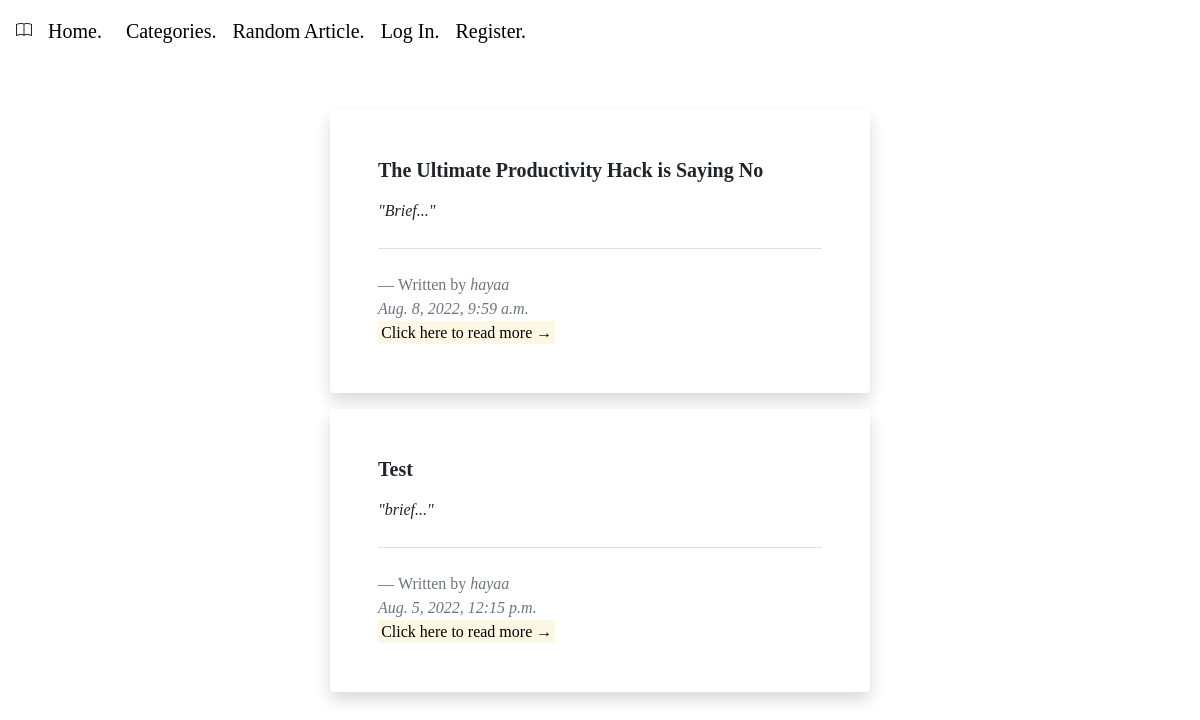
Page /category/2 on the earlier database version.
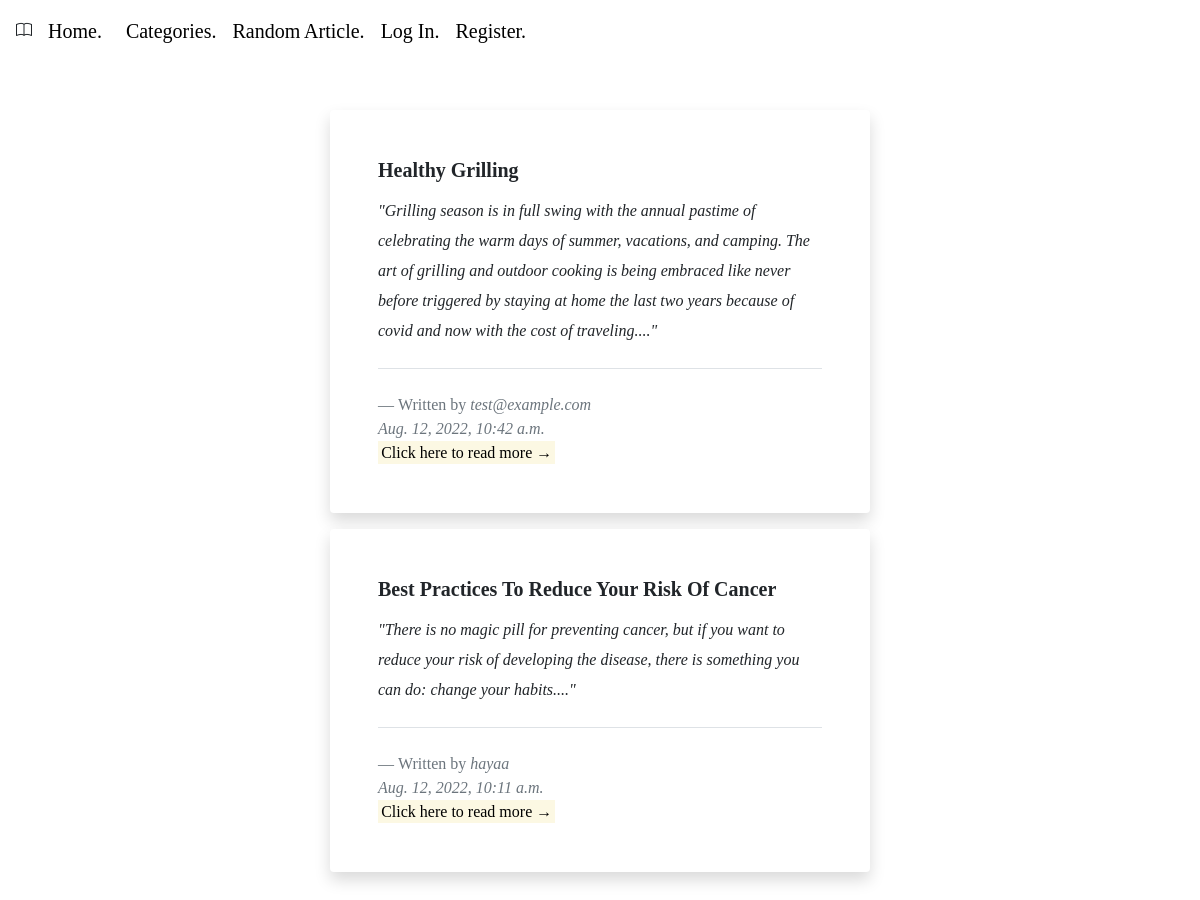
Same page on the later database version.
### final/models.py (models this page shows, shortened)
class Article(models.Model):
    title = models.CharField(max_length=1000)
    author = models.ForeignKey(User, on_delete=models.CASCADE, related_name="articles")
    brief = models.TextField()
    text = models.TextField()
    date = models.DateTimeField(auto_now_add=True)
    category = models.ForeignKey(Categories, on_delete=models.CASCADE, blank=True, null=True, related_name="categories")
    read_later = models.ManyToManyField(User, blank=True, related_name="read_later")

class User(AbstractUser):
    pass

### final/views.py (the view)
# urls.py: path("category/<int:category_id>", views.category, name="category"),
def category(request, category_id):
    category = Categories.objects.get(pk=category_id)
    articles = Article.objects.filter(category=category).order_by('-date')
    return render(request, "final/category.html", {
        "articles": articles
    })

### final/templates/final/category.html (shortened to what this page needs)
{% extends "final/layout.html" %}
{% load static %}
{% block body %}
   <section class="py-5">
    <div class="container">
    {% for article in articles %}
        <div class="row">
            <div class="col-lg-6 mx-auto" onclick="this.querySelector('a').click(); return true;">
                <blockquote class="blockquote blockquote-custom bg-white p-5 shadow rounded">
                    <h5 class="card-title"><b>{{ article.title }}</b></h5>
                    <p class="mb-0 mt-2 font-italic"><small>"{{ article.brief }}..."</small></p>
                    <footer class="blockquote-footer pt-4 mt-4 border-top">Written by
                        <cite title="Source Title">{{ article.author }}</cite>
                        <br>
                        <cite title="Source Title">{{ article.date }}</cite>
                        <br>
                        <a  class="text-decoration-none text-dark" href="{% url 'article' article.id %}"><mark>Click here to read more →</mark></a>
                    </footer>
                </blockquote>
            </div>
        </div>
        {% endfor %}
    </div>
</section>
{% endblock %}

### final/templates/final/layout.html (shortened to what this page needs)
{% load static %}
<!DOCTYPE html>
<html lang="en">
    <head>
        <link href="https://cdn.jsdelivr.net/npm/bootstrap@5.2.0/dist/css/bootstrap.min.css" rel="stylesheet">
        <link rel="stylesheet" href="https://stackpath.bootstrapcdn.com/bootstrap/4.4.1/css/bootstrap.min.css">
        <link rel="stylesheet" href="{% static 'final/styles.css' %}">
        <link rel="stylesheet" href="https://cdn.jsdelivr.net/npm/bootstrap-icons@1.9.1/font/bootstrap-icons.css">
        <link rel="stylesheet" href="https://cdnjs.cloudflare.com/ajax/libs/font-awesome/4.7.0/css/font-awesome.min.css">
    </head>
    <body>
      <nav class="navbar navbar-expand-lg">
        <i class="bi bi-book"></i>
        <a class="nav-link" href="{% url 'index' %}">Home.</a>
        <div>
          <ul class="navbar-nav">
            <li class="nav-item">
              <a class="nav-link" href="{% url 'categories' %}">Categories.</a>
            </li>
            <li class="nav-item">
              <a class="nav-link" href="{% url 'random' %}">Random Article.</a>
            </li>
            {% if user.is_authenticated %}
                <li class="nav-item">
                    <a class="nav-link" href="{% url 'new_article' %}">Create an Article.</a>
                </li>
                <li class="nav-item">
                  <a class="nav-link" href="{% url 'read_later' %}">Read Later.</a>
              </li>
              <li class="nav-item">
                <a class="nav-link" href="#"><strong>{{ user.username }}</strong></a>
            </li>
                <li class="nav-item">
                    <a class="nav-link" href="{% url 'logout' %}">Log Out.</a>
                </li>
            {% else %}
                <li class="nav-item">
                    <a class="nav-link" href="{% url 'login' %}">Log In.</a>
                </li>
                <li class="nav-item">
                    <a class="nav-link" href="{% url 'register' %}">Register.</a>
                </li>
            {% endif %}
          </ul>
        </div>
      </nav>
        <div class="container-fluid">
            {% block body %}
            {% endblock %}
        </div>
    </body>
</html>

### final/static/final/styles.css (style rules this page uses)
body { font-family: 'Times New Roman', serif; background-color: white; background-size: 100%; }
.nav-link { color: black; font-size: 20px; }

Differences in the rows shown:
removed Article: title "The Ultimate Productivity Hack is Saying No", brief "Brief", author "hayaa", date "Aug. 8, 2022, 9:59 a.m."
removed Article: title "Test", brief "brief", author "hayaa", date "Aug. 5, 2022, 12:15 p.m."
added Article: title "Healthy Grilling", brief "Grilling season is in full swing with the annual pastime of celebrating the warm days of summer, vacations, and camping. The art of grilling and outdoor cooking is being embraced like never before triggered by staying at home the last two years because of covid and now with the cost of traveling.", author "test@example.com", date "Aug. 12, 2022, 10:42 a.m."
added Article: title "Best Practices To Reduce Your Risk Of Cancer", brief "There is no magic pill for preventing cancer, but if you want to reduce your risk of developing the disease, there is something you can do: change your habits.", author "hayaa", date "Aug. 12, 2022, 10:11 a.m."
